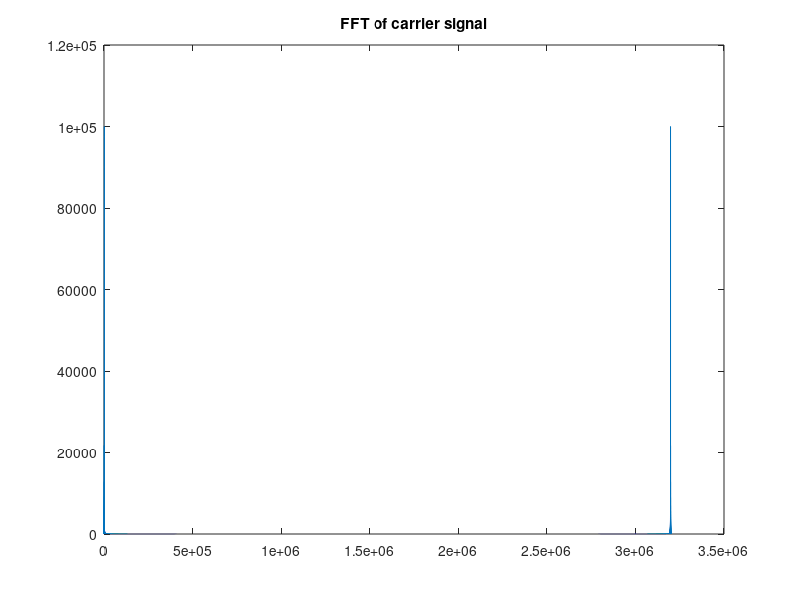
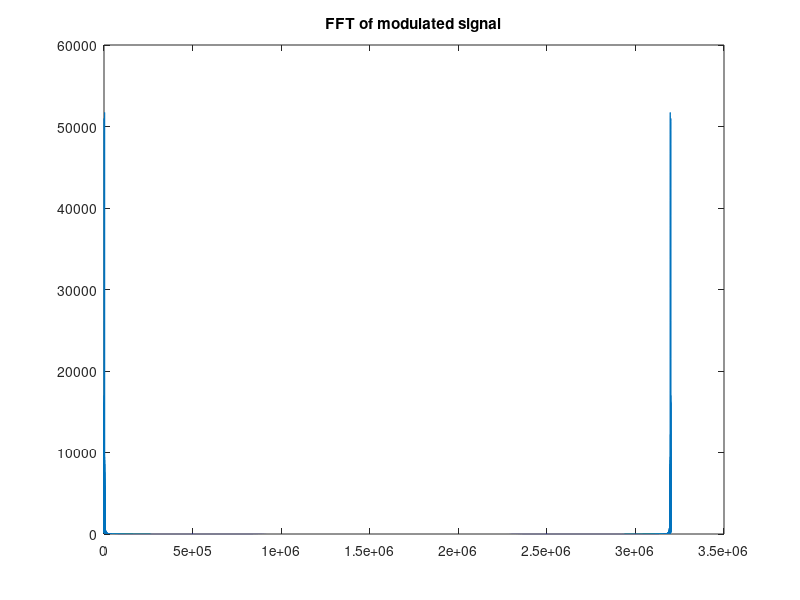
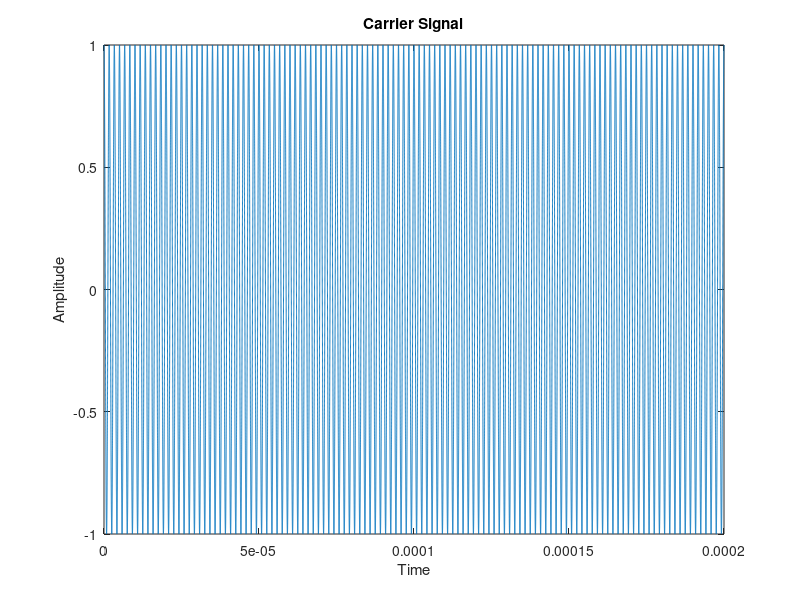
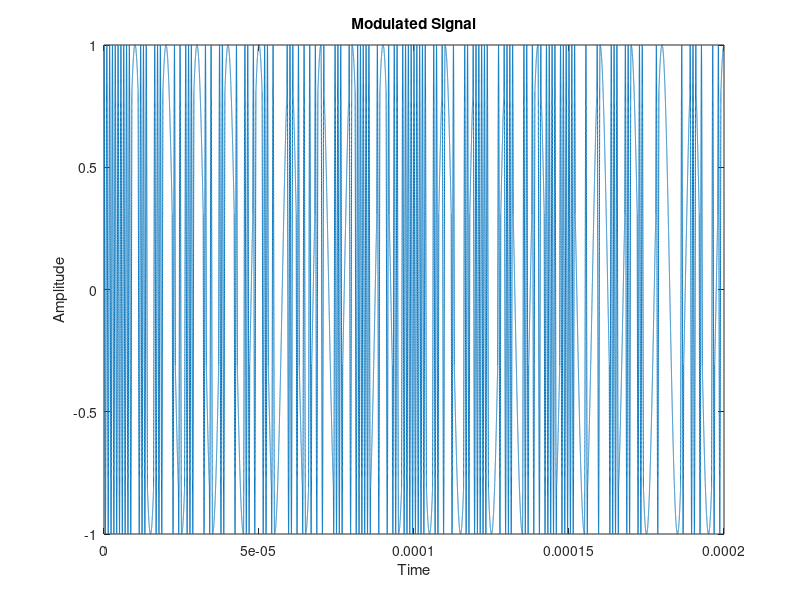

Write the MATLAB code that produced these figures, in order. (Note: this script raises an error after producing the figures.)
% Simulation for CyberAttk. Computer virus simulation signal modulation
close all;
clear;

%%% adjuste according to the actual situation %%%
%%%%%%%%%%%%%%%%%%%%%%%%%%%%%%%%%%%%%%%%%%%
fs=1000; % sampling frequecy
fc=120e9; % center freq: 120 GHz - THz radar transmitter
bitRate=1e6; % data rate: 1 Mbps
numBits=200; % number of binary digits
zeropad=16; % zero-padding
%%%%%%%%%%%%%%%%%%%%%%%%%%%%%%%%%%%%%%%%%%%

%% Step 1: Generate a random stream of computer code data to simulate a virus
% code data generation
data_binary=randi([0 1],1,numBits);  % generate random binary data
bitDuration=1/bitRate; % duration of each bit of data

%disp(code_data);

%% Step 2: Generate a carrier signal
% time vector
t=linspace(0,bitDuration*length(data_binary),length(data_binary)*fs);

% carrier signal
carrierSig=cos(2*pi*fc*t);

% FFT
FFTc=fft(carrierSig,length(carrierSig)*zeropad);
figure;
plot(abs(FFTc));
title('FFT of carrier signal')

%% Step 3: FSK modulation
modulatedSig=[];
for i = 1:length(data_binary)
    if data_binary(i) == 0
        modulatedSig=[modulatedSig cos(2*pi*(fc-bitRate/2)*t((i-1)*fs+1:i*fs))];
    else
        modulatedSig=[modulatedSig cos(2*pi*(fc+bitRate/2)*t((i-1)*fs+1:i*fs))];
    end
end

% FFT
FFTm=fft(modulatedSig,length(carrierSig)*zeropad);
figure;
plot(abs(FFTm));
title('FFT of modulated signal')

%% Print figures...
figure;
plot(t,carrierSig);
xlabel('Time');
ylabel('Amplitude');
title('Carrier Signal');

figure;
plot(t,modulatedSig);
xlabel('Time');
ylabel('Amplitude');
title('Modulated Signal');

figure;
spectrogram(modulatedSig,hann(256),250,1024,fs,'yaxis');
title('Spectrum');
